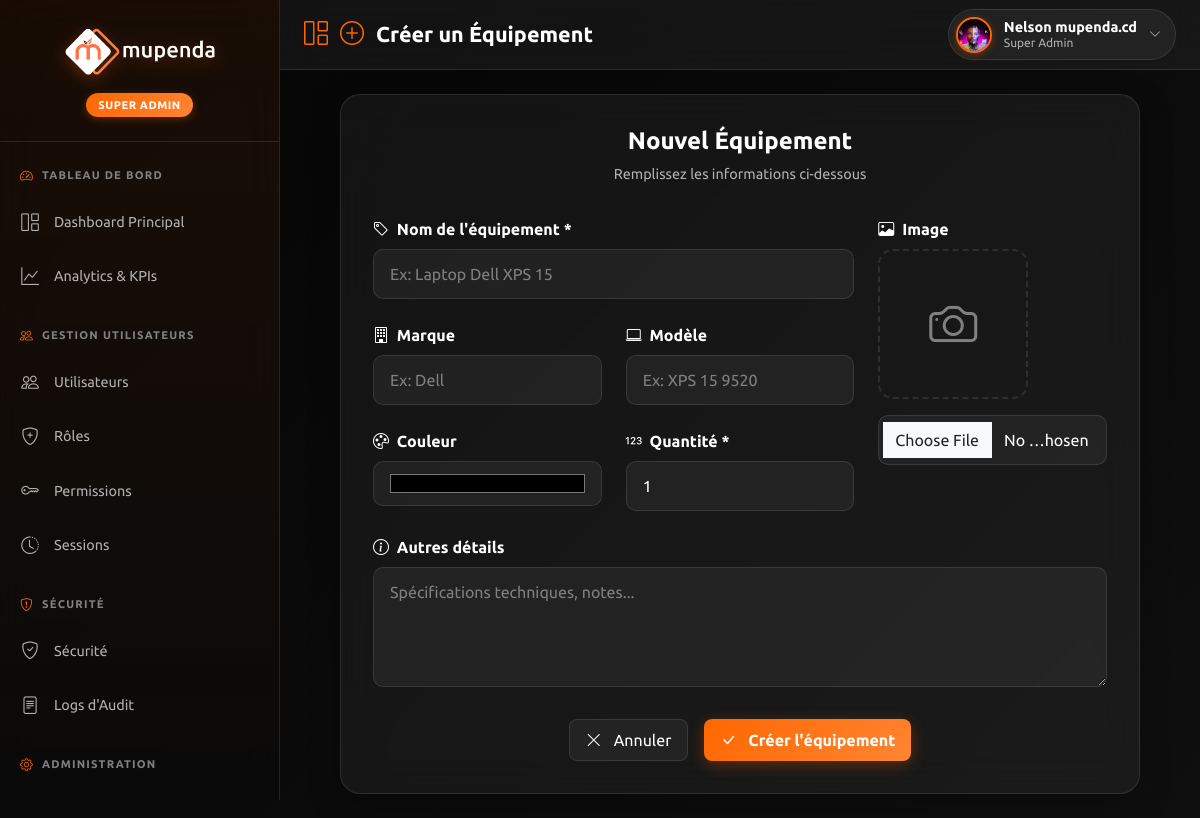
The page /dashboard/equipements/creer/ (signed in) on the database its author committed.
### MupendaApp/models.py (models this page shows, shortened)
class CustomUser(AbstractUser):
    is_administrateur = models.BooleanField(default=False)
    is_utilisateur = models.BooleanField(default=True)
    photo_profil = models.ImageField(upload_to="static/images", blank=True, null=True)
    telephone = models.CharField(max_length=20, blank=True, null=True)
    date_embauche = models.DateField(blank=True, null=True)
    est_actif = models.BooleanField(default=True)
    derniere_connexion = models.DateTimeField(blank=True, null=True)
    tentative_echec = models.IntegerField(default=0)
    bloque_jusqua = models.DateTimeField(blank=True, null=True)
    pref_email_notifications = models.BooleanField(default=True, verbose_name="Notifications par email")
    pref_dark_mode = models.BooleanField(default=False, verbose_name="Mode sombre")
    def get_primary_role(self):
        user_role = self.user_roles.filter(est_actif=True).first()
        return user_role.role.nom if user_role else "Aucun rôle"
    def is_super_admin(self):
        return self.user_roles.filter(
            role__nom='SUPER_ADMIN',
            est_actif=True
        ).exists()

### MupendaApp/views.py (the view, shortened to what this page needs)
# urls.py: path('dashboard/equipements/creer/', views.creer_equipement, name='creer_equipement'),
@login_required
def creer_equipement(request):
    if not _require_roles(request, {'ADMINISTRATEUR', 'SUPER_ADMIN'}):
        return _forbidden(request)
    return render(request, 'dashboard/equipements/creer_equipement.html')

### MupendaApp/context_processors.py (called while the page is built)
def site_contact(request):
    try:
        contact = SiteContact.objects.filter(est_actif=True).first()
    except:
        contact = None
    return {
        'site_contact': contact
    }

### MupendaApp/templatetags/dashboard_menu.py (called while the page is built)
@register.inclusion_tag('dashboard/partials/_sidebar_menu.html', takes_context=True)
def render_sidebar_menu(context):
    request = context.get('request')
    user = context.get('user')
    if not user or not user.is_authenticated:
        return {'sections': [], 'badge': 'Invité', 'badge_class': ''}
    menu_context = _get_user_role_context(user, request)
    current_url_name = request.resolver_match.url_name if request and hasattr(request, 'resolver_match') else None
    for section in menu_context['sections']:
        for item in section['items']:
            try:
                item['resolved_url'] = reverse(item['url'])
                item['is_active'] = (item['url'] == current_url_name)
            except NoReverseMatch:
                item['resolved_url'] = '#'
                item['is_active'] = False
    return menu_context

@register.simple_tag(takes_context=True)
def get_user_badge_info(context):
    request = context.get('request')
    user = context.get('user')
    if not user or not user.is_authenticated:
        return {'badge': 'Invité', 'badge_class': '', 'role_key': None}
    menu_context = _get_user_role_context(user, request)
    return {
        'badge': menu_context['badge'],
        'badge_class': menu_context['badge_class'],
        'role_key': menu_context['role_key'],
    }

@register.simple_tag(takes_context=True)
def get_dashboard_home_url(context):
    request = context.get('request')
    user = context.get('user')
    if not user or not user.is_authenticated:
        return reverse('connexion')
    menu_context = _get_user_role_context(user, request)
    try:
        return reverse(menu_context['dashboard_url'])
    except NoReverseMatch:
        return reverse('connexion')

### MupendaApp/views.py (called while the page is built)
def _require_roles(request, allowed_roles):
    if request.user.is_super_admin():
        return True
    active_role = _get_active_role_from_session(request) or request.user.get_primary_role()
    return active_role in set(allowed_roles)

### MupendaApp/templates/dashboard/equipements/creer_equipement.html (shortened to what this page needs)
{% extends 'dashboard/base_dashboard.html' %}
{% load static %}
{% load dashboard_menu %}
{% block page_title %}
<i class="bi bi-plus-circle"></i>
Créer un Équipement
{% endblock %}
{% block content %}
<div class="form-container">
    <div class="form-card">
        <div class="form-header">
            <h2 class="form-title">Nouvel Équipement</h2>
            <p class="form-subtitle">Remplissez les informations ci-dessous</p>
        </div>
        <form method="post" enctype="multipart/form-data">
            <div class="row">
                <div class="col-md-8">
                    <div class="form-group">
                        <label class="form-label">
                            <i class="bi bi-tag me-1"></i>
                            Nom de l'équipement *
                        </label>
                        <input type="text" name="name" class="form-control" required
                               placeholder="Ex: Laptop Dell XPS 15">
                    </div>
                    <div class="row">
                        <div class="col-md-6">
                            <div class="form-group">
                                <label class="form-label">
                                    <i class="bi bi-building me-1"></i>
                                    Marque
                                </label>
                                <input type="text" name="marque" class="form-control"
                                       placeholder="Ex: Dell">
                            </div>
                        </div>
                        <div class="col-md-6">
                            <div class="form-group">
                                <label class="form-label">
                                    <i class="bi bi-laptop me-1"></i>
                                    Modèle
                                </label>
                                <input type="text" name="model" class="form-control"
                                       placeholder="Ex: XPS 15 9520">
                            </div>
                        </div>
                    </div>
                    <div class="row">
                        <div class="col-md-6">
                            <div class="form-group">
                                <label class="form-label">
                                    <i class="bi bi-palette me-1"></i>
                                    Couleur
                                </label>
                                <input type="color" name="color" class="form-control"
                                       value="#000000" style="height: 45px;">
                            </div>
                        </div>
                        <div class="col-md-6">
                            <div class="form-group">
                                <label class="form-label">
                                    <i class="bi bi-123 me-1"></i>
                                    Quantité *
                                </label>
                                <input type="number" name="quantity" class="form-control"
                                       required min="0" value="1">
                            </div>
                        </div>
                    </div>
                </div>
                <div class="col-md-4">
                    <div class="form-group">
                        <label class="form-label">
                            <i class="bi bi-image me-1"></i>
                            Image
                        </label>
                        <div class="image-preview" id="imagePreview">
                            <i class="bi bi-camera"></i>
                        </div>
                        <input type="file" name="image" class="form-control" accept="image/*"
                               onchange="previewImage(this)">
                    </div>
                </div>
            </div>
            <div class="form-group">
                <label class="form-label">
                    <i class="bi bi-info-circle me-1"></i>
                    Autres détails
                </label>
                <textarea name="autres_details" class="form-control"
                          placeholder="Spécifications techniques, notes..."></textarea>
            </div>
            <div class="form-actions">
                <a href="{% url 'liste_equipements' %}" class="btn btn-glass">
                    <i class="bi bi-x-lg me-1"></i>
                    Annuler
                </a>
                <button type="submit" class="btn btn-primary-orange">
                    <i class="bi bi-check-lg me-1"></i>
                    Créer l'équipement
                </button>
            </div>
        </form>
    </div>
</div>
{% endblock %}

### MupendaApp/templates/dashboard/base_dashboard.html (shortened to what this page needs)
{% load static %}
{% load dashboard_menu %}
<!DOCTYPE html>
<html lang="fr">
<head>
    <link href="https://cdn.jsdelivr.net/npm/bootstrap@5.3.3/dist/css/bootstrap.min.css" rel="stylesheet">
    <link rel="stylesheet" href="https://cdn.jsdelivr.net/npm/bootstrap-icons@1.13.1/font/bootstrap-icons.min.css">
</head>
<body data-turbo="true">
    {% get_user_badge_info as badge_info %}
    {% get_dashboard_home_url as dashboard_home_url %}
    <div class="dashboard-container">
        <aside class="sidebar" id="sidebar" role="navigation" aria-label="Menu principal">
            <div class="sidebar-header">
                <a href="{{ dashboard_home_url }}" data-turbo="false">
                    <img src="{% static 'images/White Mupenda Company.png' %}" alt="Mupenda Company" class="sidebar-logo">
                </a>
                <div class="role-badge {{ badge_info.badge_class }}">{{ badge_info.badge }}</div>
            </div>
            <nav aria-label="Navigation">
                {% render_sidebar_menu %}
            </nav>
        </aside>
        <header class="top-header" role="banner">
            <div class="top-header-left">
                {% block page_title_header %}
                <h1 class="page-title">
                    <i class="bi bi-grid-1x2"></i>
                    {% block page_title %}Dashboard{% endblock %}
                </h1>
                {% endblock %}
            </div>
            <div class="top-header-right">
                <div class="top-profile-section">
                    <div class="top-profile" onclick="toggleTopProfileDropdown()" role="button" tabindex="0" aria-expanded="false" aria-haspopup="true">
                        <img src="{% if user.photo_profil %}{{ user.photo_profil.url }}{% else %}{% static 'images/default-avatar.png' %}{% endif %}"
                             alt="{{ user.get_full_name|default:user.username }}"
                             class="top-avatar">
                        <div class="top-user-details">
                            <h4 class="top-user-name">{{ user.get_full_name|default:user.username }}</h4>
                            <p class="top-user-role">{{ badge_info.badge }}</p>
                        </div>
                        <i class="bi bi-chevron-down top-chevron" id="topProfileDropdownIcon"></i>
                    </div>
                </div>
            </div>
        </header>
        <main class="main-content" role="main">
            {% block content %}{% endblock %}
        </main>
    </div>
</body>
</html>

### MupendaApp/templates/dashboard/equipements/creer_equipement.html (style rules this page uses)
.form-container { max-width: 800px; margin: 0 auto; }
.form-card { background: var(--glass-bg); backdrop-filter: blur(20px); border: 1px solid var(--glass-border); border-radius: 20px; padding: 2rem; box-shadow: 0 8px 32px rgba(0, 0, 0, 0.3); }
.form-header { text-align: center; margin-bottom: 2rem; }
.form-title { color: var(--text-primary); font-size: 1.5rem; font-weight: 600; margin-bottom: 0.5rem; }
.form-subtitle { color: var(--text-secondary); font-size: 0.9rem; }
.form-group { margin-bottom: 1.5rem; }
.form-label { color: var(--text-primary); font-weight: 600; margin-bottom: 0.5rem; display: block; }
.form-control, .form-select { background: rgba(255, 255, 255, 0.05); border: 1px solid var(--glass-border); border-radius: 10px; color: var(--text-primary); padding: 0.75rem 1rem; }
.form-control::placeholder { color: var(--text-muted); }
textarea.form-control { min-height: 120px; }
.form-actions { display: flex; gap: 1rem; justify-content: center; margin-top: 2rem; }
.image-preview { width: 150px; height: 150px; border-radius: 15px; border: 2px dashed var(--glass-border); display: flex; align-items: center; justify-content: center; margin-bottom: 1rem; overflow: hidden; }
.image-preview i { font-size: 3rem; color: var(--text-muted); }

### rows shown on the page
CustomUser: photo_profil (picture), get_full_name "Nelson mupenda.cd"

### other values the page prints
{{ badge_info.badge }} "SUPER ADMIN"
{{ section.title }} "TABLEAU DE BORD" "GESTION UTILISATEURS" "SÉCURITÉ" "ADMINISTRATION"
{{ item.name }} "Dashboard Principal" "Analytics & KPIs" "Utilisateurs" "Rôles" "Permissions" "Sessions" "Sécurité" "Logs d'Audit"
{{ badge_info.badge }} "Super Admin"
